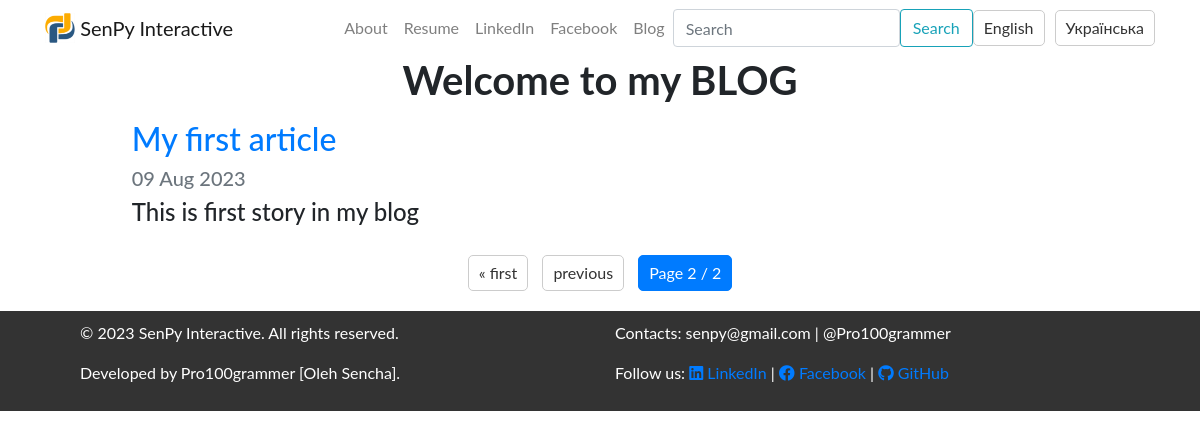
Screenshot of /blog/?page=2 with the database file from the repository.
### blog/models.py (models this page shows, shortened)
class Blog(models.Model):
    title = models.CharField(max_length=255)
    description = models.TextField()
    date = models.DateField()
    image = models.ImageField(upload_to='blog_images/', null=True, blank=True)

### blog/views.py (the view)
# urls.py: path('', views.all_blogs, name='all_blogs'),
def all_blogs(request):
    blogs = Blog.objects.order_by('-date').all()
    paginator = Paginator(blogs, 5)
    page_number = request.GET.get('page')
    page_obj = paginator.get_page(page_number)
    return render(request, 'blog/all_blogs.html', {'page_obj': page_obj})

### blog/templates/blog/all_blogs.html (shortened to what this page needs)
{% extends 'portfolio/base.html'%}
{% load static %}
{% block extra_styles %}
    <link rel="stylesheet" href="{% static 'blog/style.css' %}">
{% endblock %}
{% block content %}
<h1 id="blogtitle" class="font-weight-bold text-center">Welcome to my BLOG</h1>
{% for blog in page_obj %}
<div class="row justify-content-center my-3" >
  <div class="col-md-10">
    <a href="{% url 'blog:detail' blog.id %}">
      <h2>{{ blog.title }}</h2>
    </a>
    <h5 class="text-muted">{{ blog.date | date:'d M Y' }}</h5>
    <h4>{{ blog.description | striptags | truncatechars:300 }}</h4>
  </div>
</div>
{% endfor %}
<div class="pagination">
  <span class="step-links">
    {% if page_obj.has_previous %}
      <a href="?page=1">&laquo; first</a>
      <a href="?page={{ page_obj.previous_page_number }}">previous</a>
    {% endif %}
    <span class="current">
      Page {{ page_obj.number }} / {{ page_obj.paginator.num_pages }}
    </span>
  </span>
</div>
{% endblock %}

### portfolio/static/portfolio/style.css (style rules this page uses)
body { font-family: 'Lato', sans-serif; }
.row, .mt-3 { margin-left: 20px; margin-right: 20px; }

### blog/static/blog/style.css (style rules this page uses)
.pagination { display: flex; justify-content: center; align-items: center; margin-top: 20px; margin-bottom: 20px; }
.pagination a { display: inline-block; padding: 5px 10px; margin: 0 5px; border: 1px solid #ccc; border-radius: 5px; text-decoration: none; color: #333; transition: background-color 0.3s, color 0.3s; }
.pagination .current { display: inline-block; padding: 5px 10px; margin: 0 5px; border: 1px solid #007bff; border-radius: 5px; background-color: #007bff; color: #fff; }

### portfolio/templates/portfolio/base.html (style rules this page uses)
html, body { overflow-x: hidden; }

### rows the page displays
Blog: title "My first article", date "09 Aug 2023", description "This is first story in my blog"

### other values shown
{{ page_obj.number }} "2"
{{ page_obj.paginator.num_pages }} "2"
